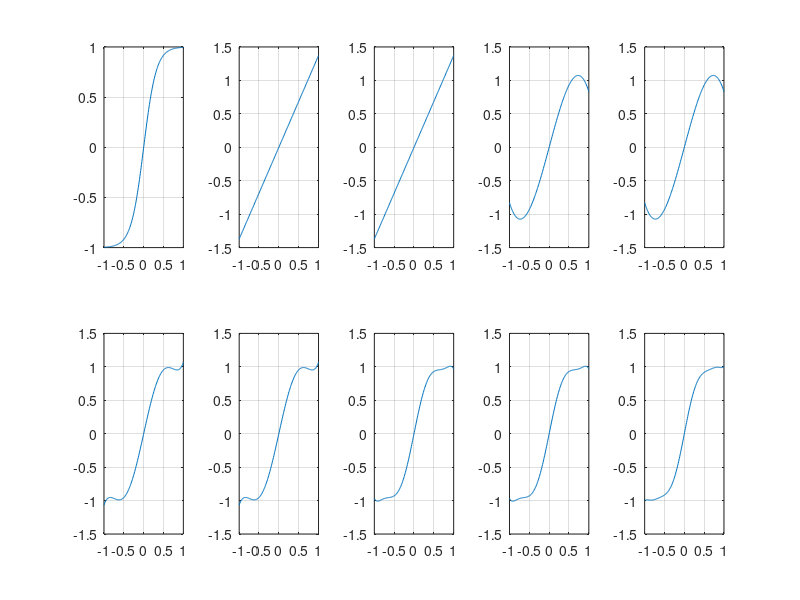

Source code (MATLAB):
clc;
clear;

len = 200;
x = linspace(-1, 1, len);
mean = .95;
sigma = 0.35;
%y = exp(-((x-mean)./sigma).^2);
%y = (4*x.^2) - (4*x) + 1;


%y = 0.5*(1-exp(-((x./sigma).^2)));
y = tanh(x*pi);

p1 = polyfit(x, y, 1);
p2 = polyfit(x, y, 2);
p3 = polyfit(x, y, 3);
p4 = polyfit(x, y, 4);
p5 = polyfit(x, y, 5);
p6 = polyfit(x, y, 6);
p7 = polyfit(x, y, 7);
p8 = polyfit(x, y, 8);
p9 = polyfit(x, y, 9);

o1 = polyval(p1, x);
o2 = polyval(p2, x);
o3 = polyval(p3, x);
o4 = polyval(p4, x);
o5 = polyval(p5, x);
o6 = polyval(p6, x);
o7 = polyval(p7, x);
o8 = polyval(p8, x);
o9 = polyval(p9, x);

%{
for i=1:len
    if x(i) < 0
        y(i) = -y(i);
    end
end
%}

subplot(2, 5, 1);
plot(x, y)
grid;

subplot(2,5,2);
plot(x, o1);
grid;

subplot(2,5,3);
plot(x, o2);
grid;

subplot(2,5,4);
plot(x, o3);
grid;

subplot(2,5,5);
plot(x, o4);
grid;

subplot(2,5,6);
plot(x, o5);
grid;

subplot(2,5,7);
plot(x, o6);
grid;

subplot(2,5,8);
plot(x, o7);
grid;

subplot(2,5,9);
plot(x, o8);
grid;

subplot(2,5,10);
plot(x, o9);
grid;
